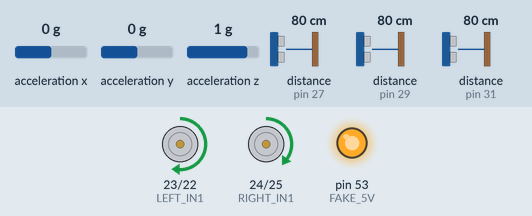
A sketch run on a simulated Arduino Mega 2560, built with avr-gcc and run on an emulated ATmega2560. On the bench: motor-driver pin pairs drawn as motors (green arrow = first pin HIGH = forward, orange = second pin HIGH = backward, longer = more drive, scaled by the enable pin), output pins drawn as LEDs (lit = HIGH). Wiring (inferred from the names in the program): 3 × ultrasonic range finder: trigger pin 26, echo pin 27 / trigger pin 28, echo pin 29 / trigger pin 30, echo pin 31. The test bench sets the inputs (shaded band); at power-on: acceleration x 0 g, distance to the obstacle (sensors on pin 29, pin 27, pin 31) 80 cm, acceleration y 0 g, acceleration z 1 g. The echo pulse lasts 58.3 µs per cm; pins used as bus, display or sensor lines are not drawn; what the sketch prints to the serial monitor is not drawn.

Above: at 4.7 s.
4.8 s: acceleration x set to -0.4 g
6.3 s: acceleration x set to -0.7 g
At 6.47 s:
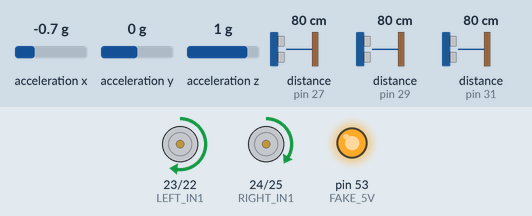
9.3 s: distance to the obstacle (sensor on pin 29) set to 120 cm
At 10.2 s:
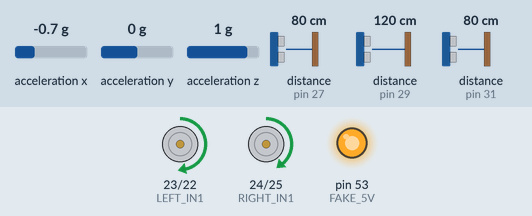
10.8 s: distance to the obstacle (sensor on pin 27) set to 40 cm
12.3 s: distance to the obstacle (sensor on pin 27) set to 33 cm
At 13.3 s:
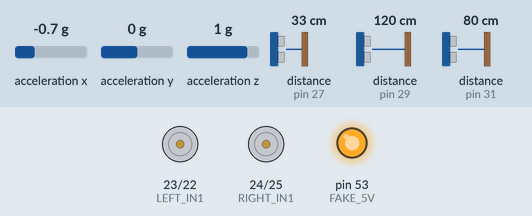
Timing chart, 0 to 14.8 s (numbered marks = the images above; inputs shaded):
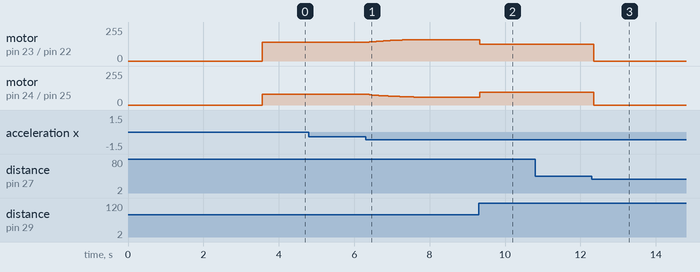

Measured:
- the behaviour switches between 36 and 35 cm on distance to the obstacle (sensor on pin 27) (found by bisection; images 2 and 3)
- after the input at 4.8 s, every drawn part: stays the same
- after the input at 6.3 s, motor on pin 23 (LEFT_IN1) / pin 22 (LEFT_IN2): moves from forward 140/255 to forward 160/255 over 1.2 s, starting at once; motor on pin 24 (RIGHT_IN1) / pin 25 (RIGHT_IN2): moves from forward 80/255 to forward 60/255 over 1.2 s, starting at once
- after the input at 9.3 s, motor on pin 23 (LEFT_IN1) / pin 22 (LEFT_IN2): forward 160/255 → forward 125/255 at once; motor on pin 24 (RIGHT_IN1) / pin 25 (RIGHT_IN2): forward 60/255 → forward 95/255 at once
- after the input at 10.8 s, every drawn part: stays the same
- after the input at 12.3 s, motor on pin 23 (LEFT_IN1) / pin 22 (LEFT_IN2): forward 125/255 → stopped after 0.06 s; motor on pin 24 (RIGHT_IN1) / pin 25 (RIGHT_IN2): forward 95/255 → stopped after 0.06 s

The sketch:

ObstacleAvoidanceRobot.ino
```cpp
/*
  PROJE: Engel Algılama Robotu v2 (Gelişmiş)
  AÇIKLAMA: 3 ultrasonik sensör (ön, sol, sağ) ve 2 DC motor ile hareket eden otonom robot
  Engelleri algılayarak onlardan kaçınarak ilerlemeye çalışır
  İvmeölçer sensörü (MMA7660) ile ileri hareketi stabilize eder
  KULLANILAN BILEŞENLER: 3x HC-SR04 sensör, 2x DC motor, MMA7660 accelerometer
  NOTLAR: Yan sensörlerden kaynaklanan hataları düzeltir
*/

//
// ---------------- PIN TANIMLARI ----------------
//
#define FAKE_5V 53

// Ön HC-SR04
#define TRIG_PIN 26
#define ECHO_PIN 27

// Sol HC-SR04
#define TRIG_L_PIN 28
#define ECHO_L_PIN 29

// Sağ HC-SR04
#define TRIG_R_PIN 30
#define ECHO_R_PIN 31

// Sol motor
#define LEFT_PWM 2
#define LEFT_IN1 23
#define LEFT_IN2 22

// Sağ motor
#define RIGHT_PWM 3
#define RIGHT_IN1 24
#define RIGHT_IN2 25

#include <Wire.h>
#include "MMA7660.h"
#include <math.h>

//
// ---------------- AYARLAR ----------------
//

#define BASE_SPEED 110
#define TURN_SPEED 130
#define STOP_DISTANCE 35

#define TURN_TIME_MS 1000
#define STOP_AFTER_TURN_MS 150

#define CALIBRATION_SAMPLES 100

// İvme filtresi
#define ALPHA 0.92
#define ACCEL_DEADBAND 0.04
#define ACCEL_K 35.0

// Yan sensör düzeltmesi
#define SIDE_K 3.0
#define SIDE_MAX_CORRECTION 35
#define SIDE_TOLERANCE_CM 2.0

// Genel düzeltme limiti
#define MAX_TOTAL_CORRECTION 45

// Motor trim
#define MOTOR_TRIM -30

// Yön ters çalışırsa -1 yap
#define SIDE_CORRECTION_SIGN -1
#define ACCEL_CORRECTION_SIGN 1

MMA7660 accel;

float axFiltered = 0.0;
float axOffset = 0.0;

float targetLeftDistance = 0.0;
float targetRightDistance = 0.0;

//
// ---------------- MOTOR FONKSİYONLARI ----------------
//

void setLeftMotor(int speedValue) {
  speedValue = constrain(speedValue, -255, 255);

  if (speedValue > 0) {
    digitalWrite(LEFT_IN1, HIGH);
    digitalWrite(LEFT_IN2, LOW);
    analogWrite(LEFT_PWM, speedValue);
  } else if (speedValue < 0) {
    digitalWrite(LEFT_IN1, LOW);
    digitalWrite(LEFT_IN2, HIGH);
    analogWrite(LEFT_PWM, -speedValue);
  } else {
    digitalWrite(LEFT_IN1, LOW);
    digitalWrite(LEFT_IN2, LOW);
    analogWrite(LEFT_PWM, 0);
  }
}

void setRightMotor(int speedValue) {
  speedValue = constrain(speedValue, -255, 255);

  if (speedValue > 0) {
    digitalWrite(RIGHT_IN1, HIGH);
    digitalWrite(RIGHT_IN2, LOW);
    analogWrite(RIGHT_PWM, speedValue);
  } else if (speedValue < 0) {
    digitalWrite(RIGHT_IN1, LOW);
    digitalWrite(RIGHT_IN2, HIGH);
    analogWrite(RIGHT_PWM, -speedValue);
  } else {
    digitalWrite(RIGHT_IN1, LOW);
    digitalWrite(RIGHT_IN2, LOW);
    analogWrite(RIGHT_PWM, 0);
  }
}

void moveForward(int leftSpeed, int rightSpeed) {
  setLeftMotor(leftSpeed);
  setRightMotor(rightSpeed);
}

void turnRightInPlace(int speedValue) {
  setLeftMotor(speedValue);
  setRightMotor(-speedValue);
}

void stopMotors() {
  setLeftMotor(0);
  setRightMotor(0);
}

//
// ---------------- MESAFE ÖLÇÜMÜ ----------------
//

float readDistanceCM(int trigPin, int echoPin) {
  digitalWrite(trigPin, LOW);
  delayMicroseconds(3);

  digitalWrite(trigPin, HIGH);
  delayMicroseconds(10);
  digitalWrite(trigPin, LOW);

  long duration = pulseIn(echoPin, HIGH, 30000);

  if (duration == 0) {
    return 999.0;
  }

  return duration * 0.0343 / 2.0;
}

float readAverageDistanceCM(int trigPin, int echoPin, int sampleCount) {
  float sum = 0.0;
  int validCount = 0;

  for (int i = 0; i < sampleCount; i++) {
    float d = readDistanceCM(trigPin, echoPin);

    if (d > 2 && d < 400) {
      sum += d;
      validCount++;
    }

    delay(20);
  }

  if (validCount == 0) {
    return 999.0;
  }

  return sum / validCount;
}

//
// ---------------- BAŞLANGIÇ KORİDOR KALİBRASYONU ----------------
//

void calibrateSideDistances() {
  Serial.println("Sag-sol mesafe kalibrasyonu basliyor...");
  stopMotors();
  delay(500);

  targetLeftDistance = readAverageDistanceCM(TRIG_L_PIN, ECHO_L_PIN, 10);
  targetRightDistance = readAverageDistanceCM(TRIG_R_PIN, ECHO_R_PIN, 10);

  Serial.print("Sol hedef mesafe: ");
  Serial.print(targetLeftDistance);
  Serial.print(" cm | Sag hedef mesafe: ");
  Serial.print(targetRightDistance);
  Serial.println(" cm");
}

//
// ---------------- İVMEÖLÇER ----------------
//

void calibrateAccel() {
  float sum = 0.0;
  axFiltered = 0.0;

  for (int i = 0; i < CALIBRATION_SAMPLES; i++) {
    float ax, ay, az;
    accel.getAcceleration(&ax, &ay, &az);
    sum += ax;
    delay(5);
  }

  axOffset = sum / CALIBRATION_SAMPLES;
}

float readAccelXFiltered() {
  float ax, ay, az;
  accel.getAcceleration(&ax, &ay, &az);

  float axRelative = ax - axOffset;
  axFiltered = ALPHA * axFiltered + (1.0 - ALPHA) * axRelative;

  if (fabs(axFiltered) < ACCEL_DEADBAND) {
    axFiltered = 0.0;
  }

  return axFiltered;
}

int calculateAccelCorrection(float ax) {
  int correction = (int)(ax * ACCEL_K * ACCEL_CORRECTION_SIGN);
  return constrain(correction, -20, 20);
}

//
// ---------------- YAN SENSÖR KORİDOR KONTROLÜ ----------------
//

int calculateSideCorrection(float leftDistance, float rightDistance) {
  float leftError = targetLeftDistance - leftDistance;
  float rightError = rightDistance - targetRightDistance;

  float totalError = leftError + rightError;

  if (fabs(totalError) < SIDE_TOLERANCE_CM) {
    totalError = 0;
  }

  int correction = (int)(totalError * SIDE_K * SIDE_CORRECTION_SIGN);
  return constrain(correction, -SIDE_MAX_CORRECTION, SIDE_MAX_CORRECTION);
}

//
// ---------------- ENGEL RUTİNİ ----------------
//

void handleObstacle() {
  Serial.println("Engel algilandi -> Dur");
  stopMotors();

  // Engel kalkana kadar bekle
  while (readDistanceCM(TRIG_PIN, ECHO_PIN) <= STOP_DISTANCE) {
    delay(50);
  }

  Serial.println("Engel kalkti, ileri devam.");
}

//
// ---------------- SETUP / LOOP ----------------
//

void setup() {
  Serial.begin(115200);
  Wire.begin();
  pinMode(FAKE_5V, OUTPUT);
  digitalWrite(FAKE_5V, HIGH);

  pinMode(TRIG_PIN, OUTPUT);
  pinMode(ECHO_PIN, INPUT);

  pinMode(TRIG_L_PIN, OUTPUT);
  pinMode(ECHO_L_PIN, INPUT);

  pinMode(TRIG_R_PIN, OUTPUT);
  pinMode(ECHO_R_PIN, INPUT);

  pinMode(LEFT_PWM, OUTPUT);
  pinMode(LEFT_IN1, OUTPUT);
  pinMode(LEFT_IN2, OUTPUT);

  pinMode(RIGHT_PWM, OUTPUT);
  pinMode(RIGHT_IN1, OUTPUT);
  pinMode(RIGHT_IN2, OUTPUT);

  stopMotors();

  accel.init();

  Serial.println("Baslangic kalibrasyonu, araci sabit tut...");
  delay(2000);

  calibrateAccel();
  calibrateSideDistances();

  Serial.println("Hazir.");
}

void loop() {
  float frontDistance = readDistanceCM(TRIG_PIN, ECHO_PIN);

  if (frontDistance <= STOP_DISTANCE) {
    handleObstacle();
    return;
  }

  float leftDistance = readDistanceCM(TRIG_L_PIN, ECHO_L_PIN);
  float rightDistance = readDistanceCM(TRIG_R_PIN, ECHO_R_PIN);

  float ax = readAccelXFiltered();

  int accelCorrection = calculateAccelCorrection(ax);
  int sideCorrection = calculateSideCorrection(leftDistance, rightDistance);

  int totalCorrection = sideCorrection + accelCorrection;
  totalCorrection = constrain(totalCorrection, -MAX_TOTAL_CORRECTION, MAX_TOTAL_CORRECTION);

  int leftSpeed = BASE_SPEED - MOTOR_TRIM - totalCorrection;
  int rightSpeed = BASE_SPEED + MOTOR_TRIM + totalCorrection;

  leftSpeed = constrain(leftSpeed, 0, 255);
  rightSpeed = constrain(rightSpeed, 0, 255);

  moveForward(leftSpeed, rightSpeed);

  Serial.print("On: ");
  Serial.print(frontDistance);

  Serial.print(" | Sol: ");
  Serial.print(leftDistance);

  Serial.print(" | Sag: ");
  Serial.print(rightDistance);

  Serial.print(" | Hedef Sol: ");
  Serial.print(targetLeftDistance);

  Serial.print(" | Hedef Sag: ");
  Serial.print(targetRightDistance);

  Serial.print(" | sideCorr: ");
  Serial.print(sideCorrection);

  Serial.print(" | accCorr: ");
  Serial.print(accelCorrection);

  Serial.print(" | totalCorr: ");
  Serial.print(totalCorrection);

  Serial.print(" | L: ");
  Serial.print(leftSpeed);

  Serial.print(" | R: ");
  Serial.println(rightSpeed);

  delay(40);
}
```
